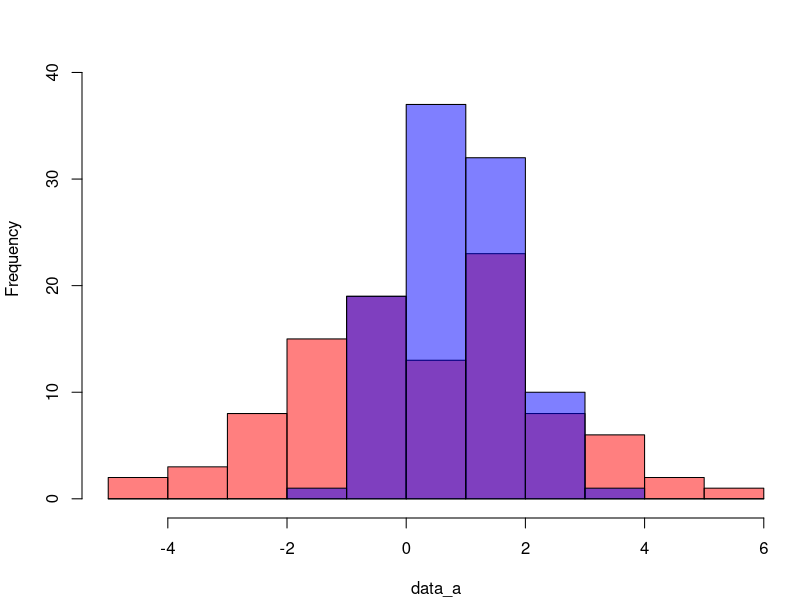

Recreate this plot in R.
# set random seed

set.seed(211)

# create two normally distributed vectors of random data

data_a <- rnorm(100,mean=0,sd=2)
data_b <- rnorm(100,mean=1,sd=1)

# Set graphical parameters

par(
     xaxt="s",
     yaxt="s",
     mar=c(4.1,4.1,0,0.5),
     bty="l"
)

# plot first graph

p1<-hist(
     data_a,
     ylim=c(0,45),
     col=rgb(1,0,0,0.5),
     main=""
     )

# plot second graph - note used of 'add = TRUE'

p2<-hist(
     data_b,
     breaks=p1$breaks,
     add=TRUE,
     col=rgb(0,0,1,0.5)
     )

